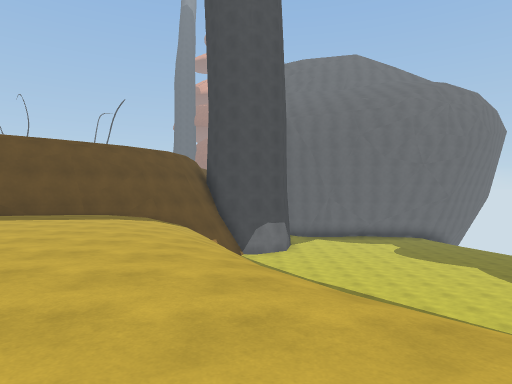
[1] (above)

16 first-person views from a walk through a 3-D level made in the Unity game engine. The camera is 1.3 m above the floor, looks level and sees 75° across. The floor is counted in squares, 2 m on a side. Each view is taken from the middle of a square. On the plan, view 1 faces up. The plan holds only what a view shows up to about 10 squares ahead; the rest is blank. The place goes on beyond the plan.

[2]
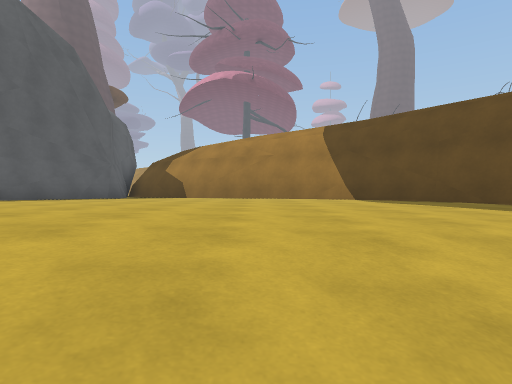

[3]
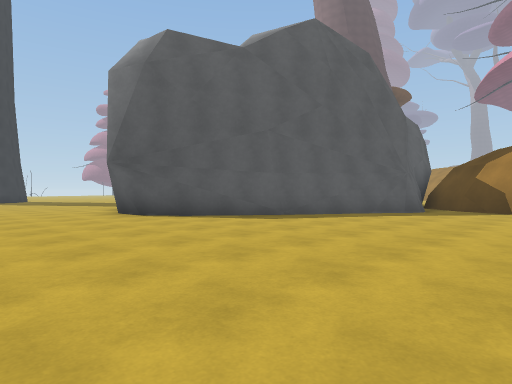

[4]
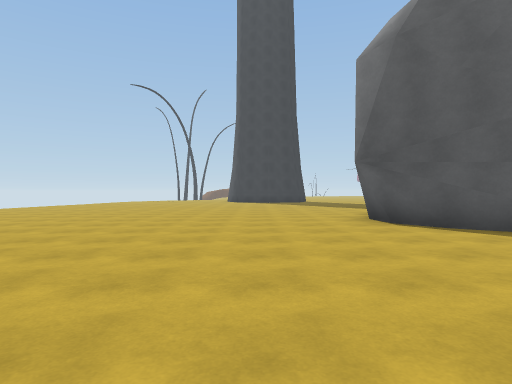

[5]
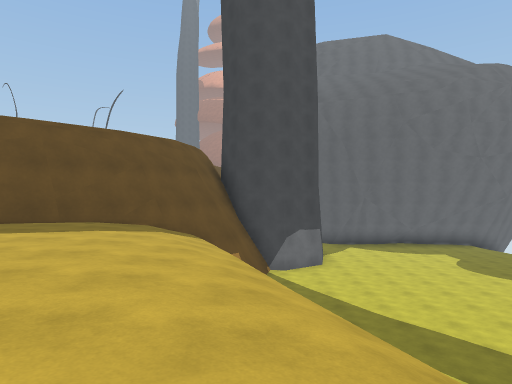

[6]
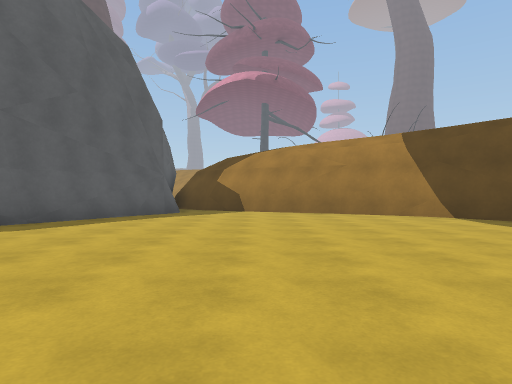

[7]
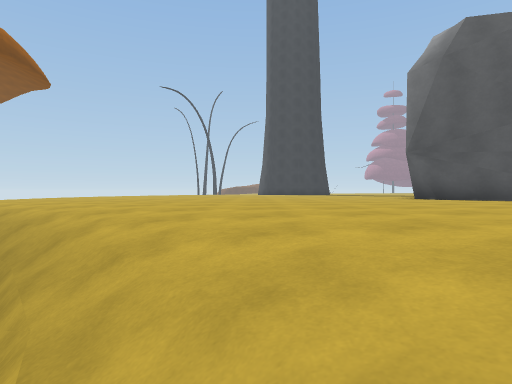

[8]
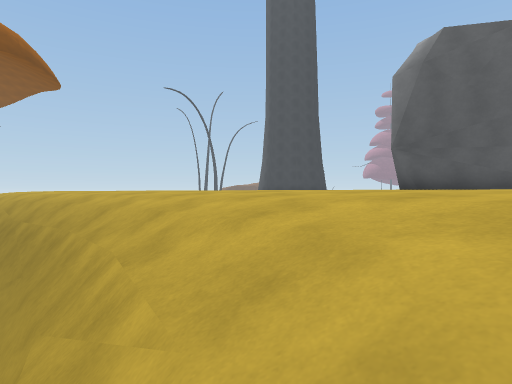

[9]
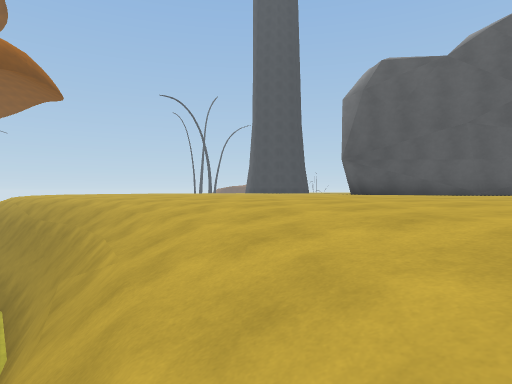

[10]
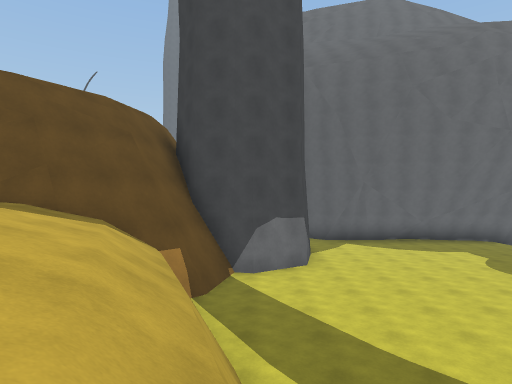

[11]
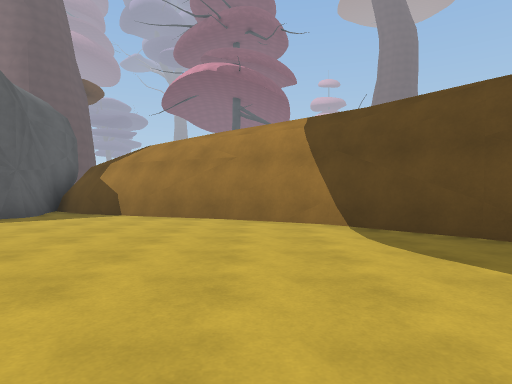

[12]
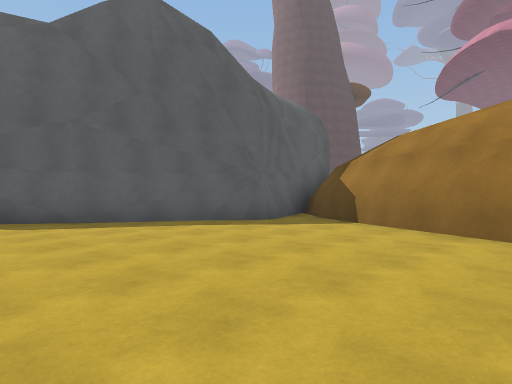

[13]
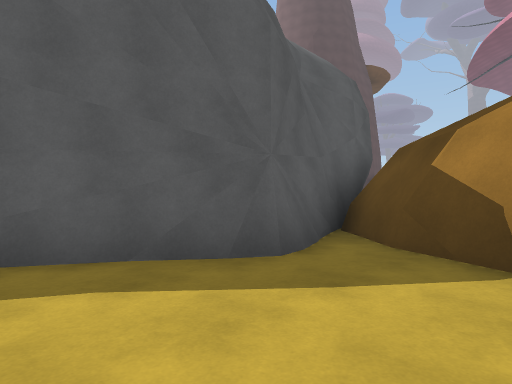

[14]
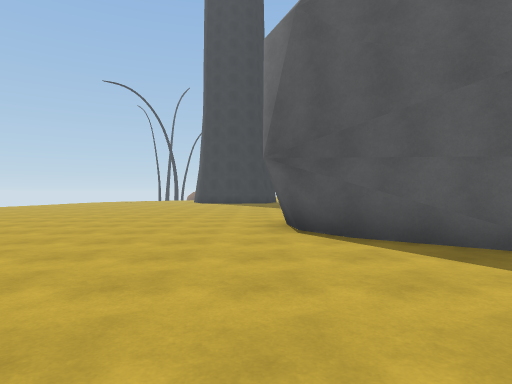

[15]
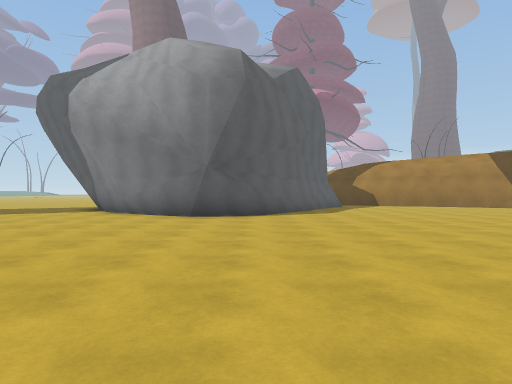

[16]
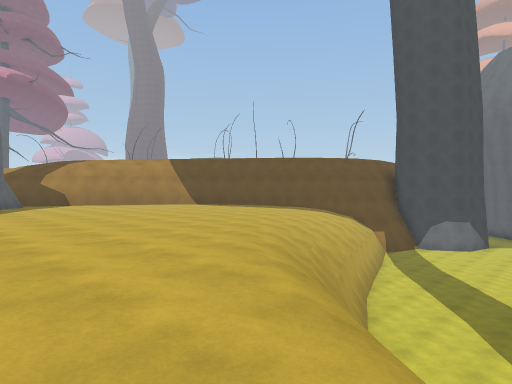

### Floor plan
Key: @ floor where view 1 was taken; # wall or solid block; . main floor; - floor 4 m lower than the main floor; : floor 4.75 m higher than the main floor; / step, stairs or slope; = window, fence, low wall or low ledge; v drop or lower ground.
Columns run from 15 left of view 1 to 7 right of it. Each row starts with its distance up from view 1.
 16             v#  #------
 15            /v# ##------
 14            /v###------
 13           /v###-------
 12          /###//-------
 11         /###//=------
 10       :/##.///==-------
  9      :/##...///v-------
  8      /#/....///=------
  7     /##......//==-----
  6    //#.......///=----
  5    /#.........//#---
  4    /#.........//##--
  3   //#..........//##-
  2   /#............//##
  1   ##.............//##
  0 #v####.........@..//
 -1 ###  ###............/
 -2        ##............/
 -3         ###...........
 -4           #...........
 -5           #...........
 -6          ##..........

Positions as (right, up) in squares from view 1, and headings:
1: (0, 0), facing up
2: (0, 5), facing left
3: (-1, 4), facing down-left
4: (-2, 3), facing down
5: (-1, 3), facing up
6: (-1, 3), facing left
7: (0, 5), facing down
8: (0, 6), facing down
9: (-1, 8), facing down
10: (0, 6), facing up
11: (-3, 6), facing left
12: (-5, 6), facing down-left
13: (-8, 3), facing down-left
14: (-4, 2), facing down
15: (4, -3), facing left
16: (5, -2), facing up-left
